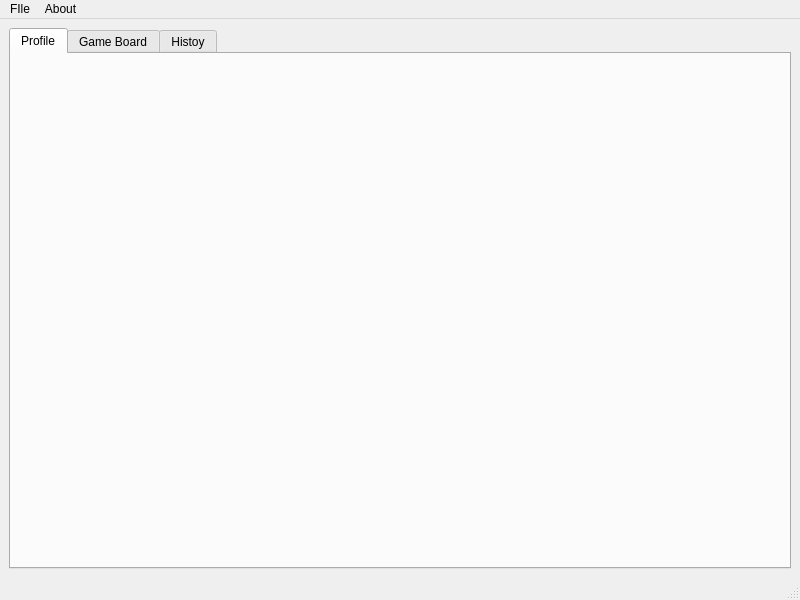
<?xml version="1.0" encoding="UTF-8"?>
<ui version="4.0">
 <class>MainWindow</class>
 <widget class="QMainWindow" name="MainWindow">
  <property name="geometry">
   <rect>
    <x>0</x>
    <y>0</y>
    <width>800</width>
    <height>600</height>
   </rect>
  </property>
  <property name="windowTitle">
   <string>MainWindow</string>
  </property>
  <widget class="QWidget" name="centralwidget">
   <layout class="QHBoxLayout" name="horizontalLayout">
    <item>
     <widget class="QTabWidget" name="mainTabs">
      <property name="currentIndex">
       <number>0</number>
      </property>
      <widget class="QWidget" name="profileTab">
       <attribute name="title">
        <string>Profile</string>
       </attribute>
       <layout class="QHBoxLayout" name="horizontalLayout_8">
        <item>
         <widget class="profile" name="widget_2" native="true">
          <layout class="QVBoxLayout" name="verticalLayout_4"/>
         </widget>
        </item>
       </layout>
      </widget>
      <widget class="QWidget" name="gameTab">
       <attribute name="title">
        <string>Game Board</string>
       </attribute>
       <layout class="QHBoxLayout" name="horizontalLayout_2">
        <item>
         <widget class="TicTacToeBoard" name="XO_Board" native="true"/>
        </item>
        <item>
         <widget class="Line" name="line">
          <property name="orientation">
           <enum>Qt::Vertical</enum>
          </property>
         </widget>
        </item>
        <item>
         <layout class="QVBoxLayout" name="verticalLayout">
          <item>
           <widget class="QGroupBox" name="groupBox_2">
            <property name="title">
             <string>Scores:</string>
            </property>
            <layout class="QVBoxLayout" name="verticalLayout_2">
             <item>
              <layout class="QHBoxLayout" name="horizontalLayout_4">
               <item>
                <widget class="QLabel" name="label">
                 <property name="text">
                  <string>Player1:</string>
                 </property>
                </widget>
               </item>
               <item>
                <widget class="QLabel" name="score1Label">
                 <property name="text">
                  <string>0</string>
                 </property>
                </widget>
               </item>
              </layout>
             </item>
             <item>
              <layout class="QHBoxLayout" name="horizontalLayout_5">
               <item>
                <widget class="QLabel" name="player2Name">
                 <property name="text">
                  <string>Player2:</string>
                 </property>
                </widget>
               </item>
               <item>
                <widget class="QLabel" name="score2Label">
                 <property name="text">
                  <string>0</string>
                 </property>
                </widget>
               </item>
              </layout>
             </item>
             <item>
              <layout class="QHBoxLayout" name="horizontalLayout_7">
               <item>
                <widget class="QLabel" name="modLabel">
                 <property name="text">
                  <string>Mod:</string>
                 </property>
                </widget>
               </item>
               <item>
                <widget class="QLabel" name="modText">
                 <property name="text">
                  <string/>
                 </property>
                </widget>
               </item>
              </layout>
             </item>
            </layout>
           </widget>
          </item>
          <item>
           <spacer name="verticalSpacer">
            <property name="orientation">
             <enum>Qt::Vertical</enum>
            </property>
            <property name="sizeHint" stdset="0">
             <size>
              <width>20</width>
              <height>40</height>
             </size>
            </property>
           </spacer>
          </item>
          <item>
           <widget class="QGroupBox" name="groupBox">
            <property name="title">
             <string/>
            </property>
            <layout class="QHBoxLayout" name="horizontalLayout_3">
             <item>
              <widget class="QPushButton" name="pushButton">
               <property name="text">
                <string>Reset Board</string>
               </property>
              </widget>
             </item>
             <item>
              <widget class="QPushButton" name="pushButton_2">
               <property name="text">
                <string>New Game</string>
               </property>
              </widget>
             </item>
            </layout>
           </widget>
          </item>
         </layout>
        </item>
       </layout>
      </widget>
      <widget class="QWidget" name="tab">
       <attribute name="title">
        <string>Histoy</string>
       </attribute>
       <layout class="QHBoxLayout" name="horizontalLayout_6">
        <item>
         <widget class="HistoryPage" name="widget" native="true"/>
        </item>
       </layout>
      </widget>
     </widget>
    </item>
   </layout>
  </widget>
  <widget class="QMenuBar" name="menubar">
   <property name="geometry">
    <rect>
     <x>0</x>
     <y>0</y>
     <width>800</width>
     <height>22</height>
    </rect>
   </property>
   <widget class="QMenu" name="menuFIle">
    <property name="title">
     <string>FIle</string>
    </property>
    <addaction name="actionSign_Out"/>
    <addaction name="actionQuit"/>
   </widget>
   <widget class="QMenu" name="menuAbout">
    <property name="title">
     <string>About</string>
    </property>
    <addaction name="actionAbout_us"/>
    <addaction name="actionAbout_QT"/>
   </widget>
   <addaction name="menuFIle"/>
   <addaction name="menuAbout"/>
  </widget>
  <widget class="QStatusBar" name="statusbar"/>
  <action name="actionAbout_QT">
   <property name="text">
    <string>About qt</string>
   </property>
  </action>
  <action name="actionQuit">
   <property name="text">
    <string>Quit</string>
   </property>
  </action>
  <action name="actionSign_Out">
   <property name="text">
    <string>Sign Out</string>
   </property>
  </action>
  <action name="actionAbout_us">
   <property name="text">
    <string>About us</string>
   </property>
  </action>
 </widget>
 <customwidgets>
  <customwidget>
   <class>TicTacToeBoard</class>
   <extends>QWidget</extends>
   <header location="global">tictactoeboard.h</header>
   <container>1</container>
   <slots>
    <signal>scoreUpdate()</signal>
    <slot>resetBoard()</slot>
   </slots>
  </customwidget>
  <customwidget>
   <class>HistoryPage</class>
   <extends>QWidget</extends>
   <header location="global">historypage.h</header>
   <container>1</container>
   <slots>
    <slot>InitState()</slot>
   </slots>
  </customwidget>
  <customwidget>
   <class>profile</class>
   <extends>QWidget</extends>
   <header location="global">profile1.h</header>
   <container>1</container>
  </customwidget>
 </customwidgets>
 <resources/>
 <connections>
  <connection>
   <sender>XO_Board</sender>
   <signal>scoreUpdate()</signal>
   <receiver>MainWindow</receiver>
   <slot>scoreUpdateLabels()</slot>
   <hints>
    <hint type="sourcelabel">
     <x>285</x>
     <y>171</y>
    </hint>
    <hint type="destinationlabel">
     <x>388</x>
     <y>26</y>
    </hint>
   </hints>
  </connection>
  <connection>
   <sender>actionQuit</sender>
   <signal>triggered()</signal>
   <receiver>MainWindow</receiver>
   <slot>close()</slot>
   <hints>
    <hint type="sourcelabel">
     <x>-1</x>
     <y>-1</y>
    </hint>
    <hint type="destinationlabel">
     <x>399</x>
     <y>299</y>
    </hint>
   </hints>
  </connection>
  <connection>
   <sender>actionSign_Out</sender>
   <signal>triggered()</signal>
   <receiver>MainWindow</receiver>
   <slot>signOut()</slot>
   <hints>
    <hint type="sourcelabel">
     <x>-1</x>
     <y>-1</y>
    </hint>
    <hint type="destinationlabel">
     <x>399</x>
     <y>299</y>
    </hint>
   </hints>
  </connection>
 </connections>
 <slots>
  <slot>scoreUpdateLabels()</slot>
  <slot>signOut()</slot>
 </slots>
</ui>
